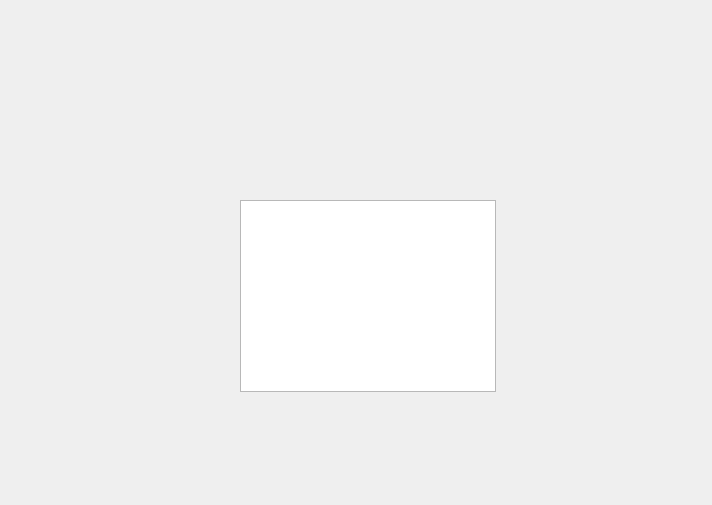
<?xml version="1.0" encoding="UTF-8"?>
<ui version="4.0">
 <class>Form</class>
 <widget class="CDPBaseContainer" name="Form">
  <property name="geometry">
   <rect>
    <x>0</x>
    <y>0</y>
    <width>712</width>
    <height>505</height>
   </rect>
  </property>
  <property name="windowTitle">
   <string>Form</string>
  </property>
  <widget class="NodeTable" name="nodeTable">
   <property name="geometry">
    <rect>
     <x>240</x>
     <y>200</y>
     <width>256</width>
     <height>192</height>
    </rect>
   </property>
   <property name="modelFilter">
    <stringlist>
     <string>VideoWallLib.Camera</string>
    </stringlist>
   </property>
   <property name="columns">
    <stringlist>
     <string>Name</string>
     <string>DisplayName</string>
     <string>Model</string>
     <string>Value</string>
    </stringlist>
   </property>
   <property name="cdpTargetRouting">
    <string>VWController.Cameras</string>
   </property>
  </widget>
 </widget>
 <customwidgets>
  <customwidget>
   <class>CDPBaseContainer</class>
   <extends>QWidget</extends>
   <header>CDPBaseWidgets/CDPBaseContainer.h</header>
   <container>1</container>
  </customwidget>
  <customwidget>
   <class>NodeTable</class>
   <extends>QTableView</extends>
   <header>CDPBaseWidgets/NodeTable.h</header>
  </customwidget>
 </customwidgets>
 <resources/>
 <connections/>
</ui>
